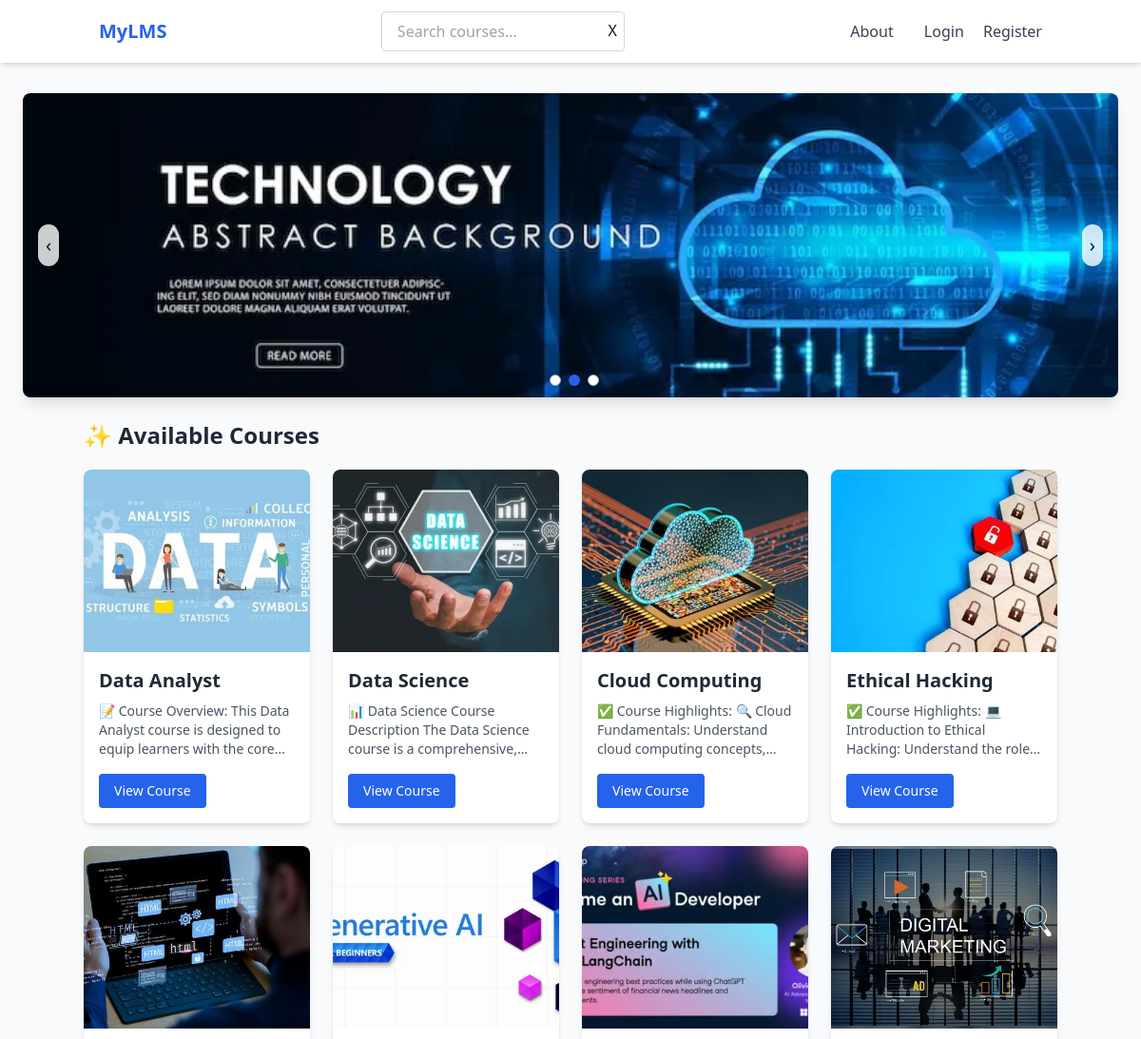
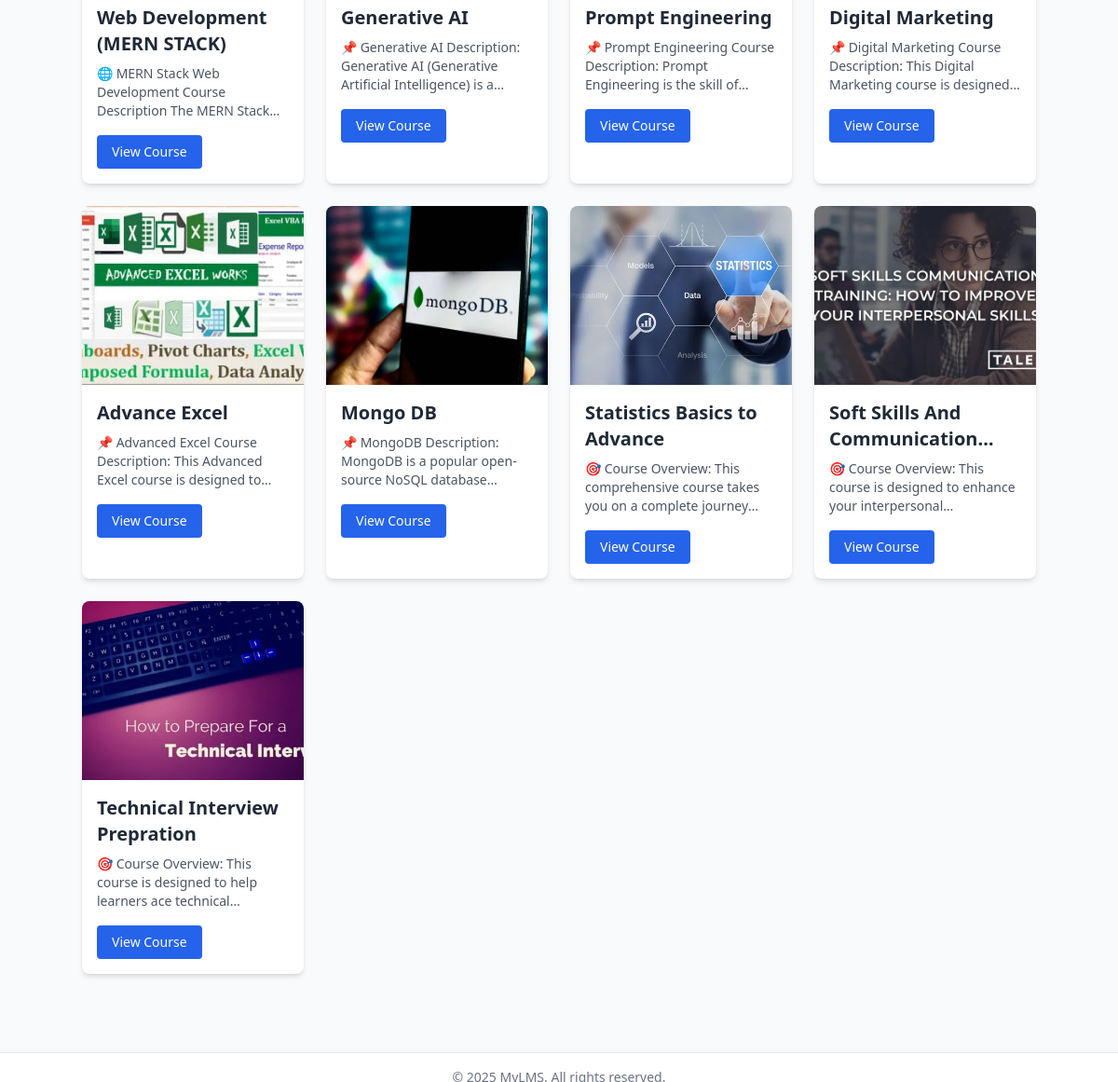
The page / on the database its author committed (2 pictures, top to bottom).
### courses/models.py (models this page shows, shortened)
class Course(models.Model):
    title = models.CharField(max_length=200)
    description = models.TextField()
    instructor = models.CharField(max_length=100)
    thumbnail = models.ImageField(upload_to='thumbnails/')
    created_at = models.DateTimeField(auto_now_add=True)
    students = models.ManyToManyField(User, related_name="enrolled_courses", blank=True)

### courses/views.py (the view)
# urls.py: path('', views.home, name='home'),
def home(request):
    query = request.GET.get('q', '')
    if query:
        courses = Course.objects.filter(
            Q(title__icontains=query) | Q(description__icontains=query)
        )
    else:
        courses = Course.objects.all()
    return render(request, 'courses/home.html', {'courses': courses, 'query': query,})

### templates/courses/home.html (shortened to what this page needs)
{% extends 'courses/base.html' %}
{% load static %}
{% block content %}
<div
  x-data="{ activeSlide: 0, slides: ['{% static "image/banner1.webp" %}', '{% static "image/banner2.webp" %}', '{% static "image/banner3.webp" %}'] }"
  x-init="setInterval(() => { activeSlide = (activeSlide + 1) % slides.length }, 4000)"
  class="relative w-full max-w-6xl h-64 sm:h-80 mx-auto mt-8 overflow-hidden rounded-lg shadow-lg"
>
  <template x-for="(slide, index) in slides" :key="index">
    <div
      x-show="activeSlide === index"
      class="absolute inset-0 transition-opacity duration-700"
      x-transition:enter="ease-out duration-700"
      x-transition:enter-start="opacity-0"
      x-transition:enter-end="opacity-100"
    >
      <img :src="slide" class="w-full h-full object-cover" alt="Banner">
    </div>
  </template>
  <div class="absolute inset-0 flex justify-between items-center px-4">
    <button @click="activeSlide = (activeSlide - 1 + slides.length) % slides.length"
            class="bg-white/80 hover:bg-white text-xl p-2 rounded-full shadow">‹</button>
    <button @click="activeSlide = (activeSlide + 1) % slides.length"
            class="bg-white/80 hover:bg-white text-xl p-2 rounded-full shadow">›</button>
  </div>
  <div class="absolute bottom-3 left-1/2 transform -translate-x-1/2 flex space-x-2">
    <template x-for="(slide, index) in slides" :key="index">
      <button @click="activeSlide = index"
              :class="activeSlide === index ? 'bg-blue-600' : 'bg-white border border-gray-400'"
              class="w-3 h-3 rounded-full shadow"></button>
    </template>
  </div>
</div>
<div class="container mx-auto mt-6">
  <div class="my-5">
    {% if query %}
      <h2 class="text-2xl font-semibold text-gray-800 mb-4">🔍 Search Results for "{{ query }}"</h2>
    {% else %}
      <h2 class="text-2xl font-semibold text-gray-800 mb-4">✨ Available Courses</h2>
    {% endif %}
  </div>
  <div class="grid gap-6 sm:grid-cols-2 md:grid-cols-3 lg:grid-cols-4">
    {% for course in courses %}
      <div class="bg-white rounded-lg shadow-md hover:shadow-lg transition duration-300">
        <img src="{{ course.thumbnail.url }}" alt="{{ course.title }}" class="w-full h-48 object-cover rounded-t-lg" />
        <div class="p-4">
          <h2 class="text-xl font-semibold text-gray-800 mb-2 line-clamp-2">{{ course.title }}</h2>
          <p class="text-gray-600 text-sm mb-4 line-clamp-3">{{ course.description }}</p>
          <a href="{% url 'course_detail' course.id %}" class="inline-block px-4 py-2 bg-blue-600 text-white text-sm font-medium rounded hover:bg-blue-700">View Course</a>
        </div>
      </div>
    {% empty %}
      <p class="text-gray-600 col-span-3">No courses right now, but remember — great things take time. Something amazing is coming for you.</p>
    {% endfor %}
  </div>
</div>
{% endblock %}

### rows shown on the page
Course: thumbnail (picture), title "Data Analyst", description "📝 Course Overview: This Data Analyst course is designed to equip learners with the…"
Course: thumbnail (picture), title "Data Science", description "📊 Data Science Course Description The Data Science course is a…"
Course: thumbnail (picture), title "Cloud Computing", description "✅ Course Highlights: 🔍 Cloud Fundamentals: Understand cloud computing…"
Course: thumbnail (picture), title "Ethical Hacking", description "✅ Course Highlights: 💻 Introduction to Ethical Hacking: Understand the…"
Course: thumbnail (picture), title "Web Development (MERN STACK)", description "🌐 MERN Stack Web Development Course Description The MERN…"
Course: thumbnail (picture), title "Generative AI", description "📌 Generative AI Description: Generative AI (Generative Artificial Intelligence) is…"
Course: thumbnail (picture), title "Prompt Engineering", description "📌 Prompt Engineering Course Description: Prompt Engineering is the skill…"
Course: thumbnail (picture), title "Digital Marketing", description "📌 Digital Marketing Course Description: This Digital Marketing course is…"
Course: thumbnail (picture), title "Advance Excel", description "📌 Advanced Excel Course Description: This Advanced Excel course is designed…"
Course: thumbnail (picture), title "Mongo DB", description "📌 MongoDB Description: MongoDB is a popular open-source NoSQL…"
Course: thumbnail (picture), title "Statistics Basics to Advance", description "🎯 Course Overview: This comprehensive course takes you on a complete…"
Course: thumbnail (picture), title "Soft Skills And…", description "🎯 Course Overview: This course is designed to enhance your…"
Course: thumbnail (picture), title "Technical Interview Prepration", description "🎯 Course Overview: This course is designed to help learners ace…"
